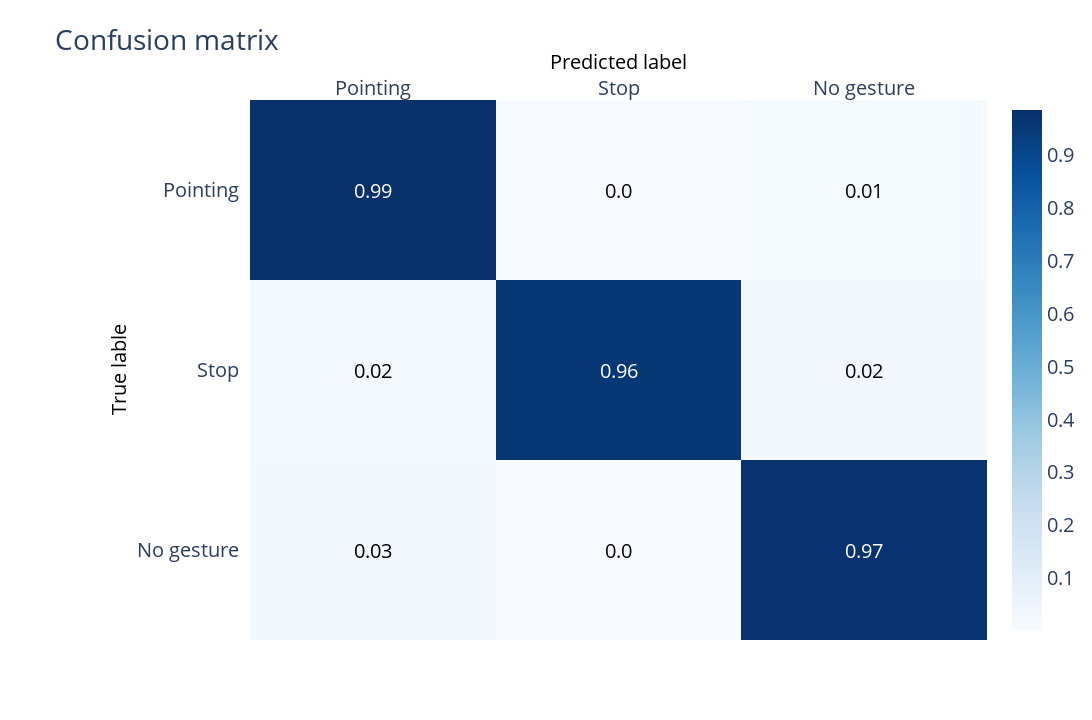

Notebook source saved alongside this figure:
### Code cell
import plotly.figure_factory as ff

z = np.array([
    [8327, 29, 95],
    [26, 1472, 34],
    [47, 4, 1811],
])
z = z[::-1]
z = z / z.sum(1).reshape(3, 1)

x = ['Pointing', 'Stop', 'No gesture']
y =  ['Pointing', 'Stop', 'No gesture']

# change each element of z to type string for annotations
z_text = [[str(round(y, 2)) for y in x] for x in z]

# set up figure
fig = ff.create_annotated_heatmap(z, x=x, y=y[::-1], annotation_text=z_text, colorscale='blues')

# add title
fig.update_layout(title_text='Confusion matrix')

# add custom xaxis title
fig.add_annotation(dict(font=dict(color="black",size=20),
                        x=0.5,
                        y=1.1,
                        showarrow=False,
                        text="Predicted label",
                        xref="paper",
                        yref="paper"))

# add custom yaxis title
fig.add_annotation(dict(font=dict(color="black",size=20),
                        x=-0.2,
                        y=0.5,
                        showarrow=False,
                        text="True lable",
                        textangle=-90,
                        xref="paper",
                        yref="paper"))

# adjust margins to make room for yaxis title
fig.update_layout(
    margin=dict(l=250),
    autosize=False,
    width=1280,
    height=720,
    font=dict(
        size=20,
    ),
)

# add colorbar
fig['data'][0]['showscale'] = True
fig.show()

### Figure 1 — Plotly figure (JSON) as saved in the notebook; plotly's stock layout.template omitted (floating-point values rounded to 4 significant figures)
{"data": [{"colorscale": [[0, "rgb(247,251,255)"], [0.125, "rgb(222,235,247)"], [0.25, "rgb(198,219,239)"], [0.375, "rgb(158,202,225)"], [0.5, "rgb(107,174,214)"], [0.625, "rgb(66,146,198)"], [0.75, "rgb(33,113,181)"], [0.875, "rgb(8,81,156)"], [1, "rgb(8,48,107)"]], "reversescale": false, "showscale": true, "type": "heatmap", "x": ["Pointing", "Stop", "No gesture"], "y": ["No gesture", "Stop", "Pointing"], "z": [[0.02524, 0.002148, 0.9726], [0.01697, 0.9608, 0.02219], [0.9853, 0.003432, 0.01124]]}], "layout": {"annotations": [{"font": {"color": "#000000"}, "showarrow": false, "text": "0.03", "x": "Pointing", "xref": "x", "y": "No gesture", "yref": "y"}, {"font": {"color": "#000000"}, "showarrow": false, "text": "0.0", "x": "Stop", "xref": "x", "y": "No gesture", "yref": "y"}, {"font": {"color": "#FFFFFF"}, "showarrow": false, "text": "0.97", "x": "No gesture", "xref": "x", "y": "No gesture", "yref": "y"}, {"font": {"color": "#000000"}, "showarrow": false, "text": "0.02", "x": "Pointing", "xref": "x", "y": "Stop", "yref": "y"}, {"font": {"color": "#FFFFFF"}, "showarrow": false, "text": "0.96", "x": "Stop", "xref": "x", "y": "Stop", "yref": "y"}, {"font": {"color": "#000000"}, "showarrow": false, "text": "0.02", "x": "No gesture", "xref": "x", "y": "Stop", "yref": "y"}, {"font": {"color": "#FFFFFF"}, "showarrow": false, "text": "0.99", "x": "Pointing", "xref": "x", "y": "Pointing", "yref": "y"}, {"font": {"color": "#000000"}, "showarrow": false, "text": "0.0", "x": "Stop", "xref": "x", "y": "Pointing", "yref": "y"}, {"font": {"color": "#000000"}, "showarrow": false, "text": "0.01", "x": "No gesture", "xref": "x", "y": "Pointing", "yref": "y"}, {"font": {"color": "black", "size": 20}, "showarrow": false, "text": "Predicted label", "x": 0.5, "xref": "paper", "y": 1.1, "yref": "paper"}, {"font": {"color": "black", "size": 20}, "showarrow": false, "text": "True lable", "textangle": -90, "x": -0.2, "xref": "paper", "y": 0.5, "yref": "paper"}], "autosize": false, "font": {"size": 20}, "height": 720, "margin": {"l": 250}, "title": {"text": "Confusion matrix"}, "width": 1280, "xaxis": {"dtick": 1, "gridcolor": "rgb(0, 0, 0)", "side": "top", "ticks": ""}, "yaxis": {"dtick": 1, "ticks": "", "ticksuffix": "  "}}}
